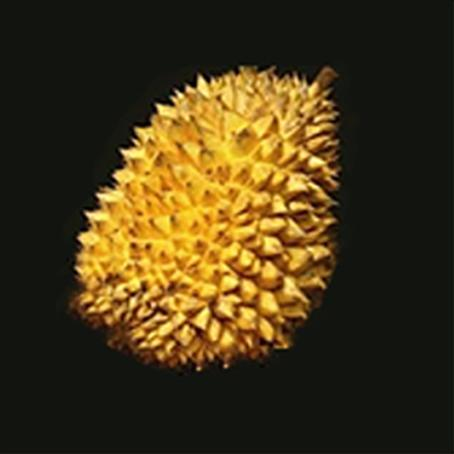
#> input picture works/6.4/Part2/data_classification/水果_榴莲/input_folder/durian (1).jpg, 454 x 454 px; its folder holds only this picture in this run
$ python add_boarder.py
#> lines starting #> are read from the running program, lines starting #| are printed output that depends on the picture
import os
import cv2
import numpy as np

def add_border(input_path, output_folder, border_width):
    # 读取图像
#> called with input_path = 'input_folder/durian (1).jpg', output_folder = 'output_folder', border_width = 48
    image = cv2.imread(input_path)
#> image is the input picture: shape (454, 454, 3); mean B, G, R 23.9, 54.9, 69.1

    # 计算新图像的尺寸
    new_width = image.shape[1] + (2 * border_width)
#> new_width = 550
    new_height = image.shape[0] + (2 * border_width)
#> new_height = 550

    # 创建一个新的带有黄色边框的图像
    new_image = np.zeros((new_height, new_width, 3), np.uint8)
    new_image[:] = (0, 255, 255)  # 设置为黄色

    # 将原始图像放置在新图像的中心位置
    x_offset = border_width
    y_offset = border_width
    new_image[y_offset:y_offset + image.shape[0], x_offset:x_offset + image.shape[1]] = image
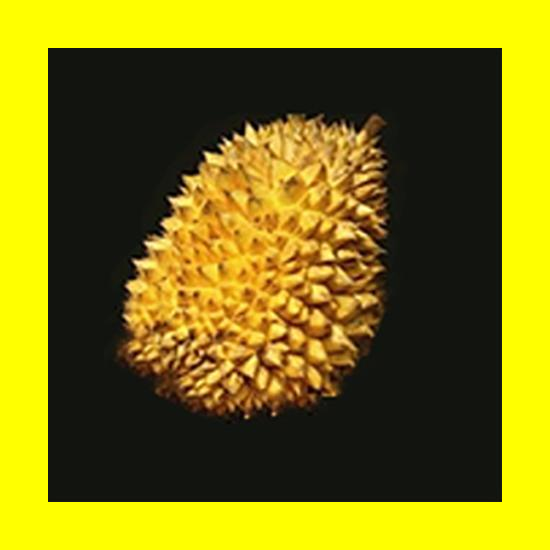
#> new_image: shape (550, 550, 3); mean B, G, R 16.3, 118.6, 128.3

    file_name = os.path.basename(input_path)
    output_path = os.path.join(output_folder, file_name)

    # 保存新图像
    cv2.imwrite(output_path, new_image)

def resize_image(input_path, output_folder, width, height):
    # 加载图像
#> called with input_path = 'output_folder/durian (1).jpg', output_folder = 'output_folder', width = 454, height = 454
    image = cv2.imread(input_path)
#> image: shape (550, 550, 3)

    # 获取原始图像的尺寸
    org_width, org_height = image.shape[1], image.shape[0]
#> org_width = 550; org_height = 550

    # 计算缩放比例
    scale = min(width / org_width, height / org_height)
#> scale = 0.825

    # 计算缩放后的新尺寸
    new_width = int(org_width * scale)
#> new_width = 454
    new_height = int(org_height * scale)
#> new_height = 454

    # 缩放图像
    resized_image = cv2.resize(image, (new_width, new_height), interpolation=cv2.INTER_AREA)

    file_name = os.path.basename(input_path)
    output_path = os.path.join(output_folder, file_name)

    # 保存新图像
    cv2.imwrite(output_path, resized_image)

def process_images_in_folder(input_folder, output_folder, border_width):
    # 确保输出文件夹存在
    os.makedirs(output_folder, exist_ok=True)

    # 遍历输入文件夹中的所有图像文件
    for file_name in os.listdir(input_folder):
        # 确保文件是JPG图像
        if file_name.endswith('.jpg'):
            # 构建输入图像的路径
            input_path = os.path.join(input_folder, file_name)

            # 处理图像并保存结果到输出文件夹
            add_border(input_path, output_folder, border_width)

    for file_name in os.listdir(output_folder):
        # 确保文件是JPG图像
        if file_name.endswith('.jpg'):
            # 构建输入图像的路径
            input_path = os.path.join(output_folder, file_name)

            # 处理图像并保存结果到输出文件夹
            resize_image(input_path, output_folder, 454, 454)

# 调用函数并指定输入文件夹、输出文件夹和边框宽度
process_images_in_folder('input_folder', 'output_folder', 48)

$ run again, on works/6.4/Part2/data_classification/水果_榴莲/input_folder/durian (12).jpg
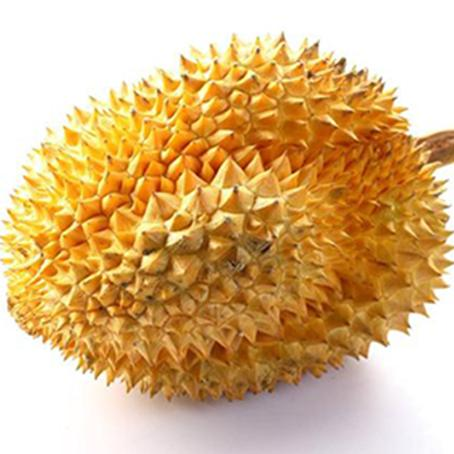
#> input picture works/6.4/Part2/data_classification/水果_榴莲/input_folder/durian (12).jpg, 454 x 454 px
#> in add_border, image is the input picture: shape (454, 454, 3); mean B, G, R 127.5, 179.5, 216.8
#> in add_border, `new_image[y_offset:y_offset + image.shape[0], x_offset:x_offset + imag..`:
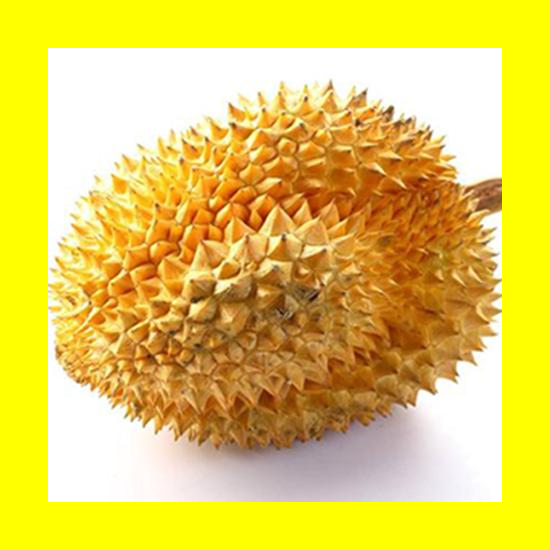
#> new_image: shape (550, 550, 3); mean B, G, R 86.9, 203.6, 229
#> image: shape (550, 550, 3)
#> in resize_image, `resized_image = cv2.resize(image, (new_width, new_height), interpolati..`:
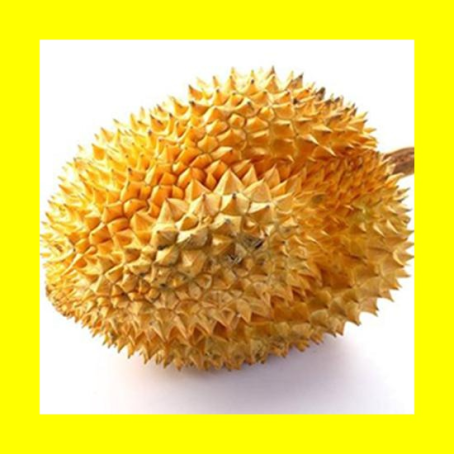
#> resized_image: shape (454, 454, 3); mean B, G, R 86.9, 203.5, 228.8

$ run again, on works/6.4/Part2/data_classification/水果_榴莲/input_folder/durian (122).jpg
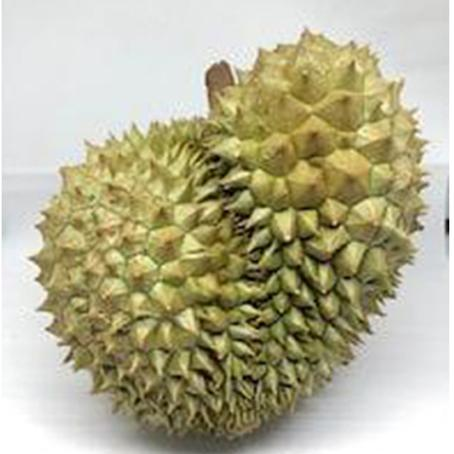
#> input picture works/6.4/Part2/data_classification/水果_榴莲/input_folder/durian (122).jpg, 454 x 454 px
#> in add_border, image is the input picture: shape (454, 454, 3); mean B, G, R 146.2, 176.2, 180.8
#> in add_border, `new_image[y_offset:y_offset + image.shape[0], x_offset:x_offset + imag..`:
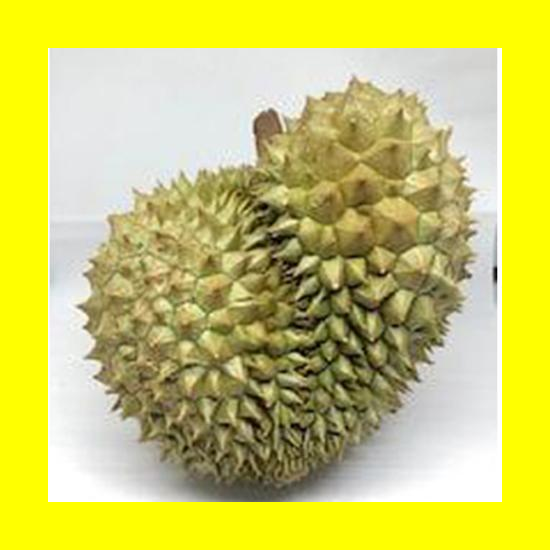
#> new_image: shape (550, 550, 3); mean B, G, R 99.6, 201.3, 204.4
#> image: shape (550, 550, 3)

$ run again, on works/6.4/Part2/data_classification/水果_榴莲/input_folder/durian (123).jpg
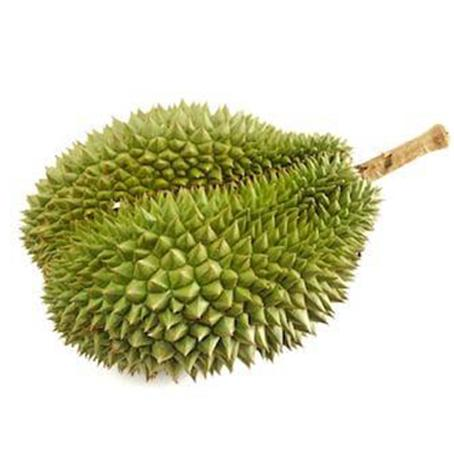
#> input picture works/6.4/Part2/data_classification/水果_榴莲/input_folder/durian (123).jpg, 454 x 454 px
#> in add_border, image is the input picture: shape (454, 454, 3); mean B, G, R 180, 210, 209.6
#> in add_border, `new_image[y_offset:y_offset + image.shape[0], x_offset:x_offset + imag..`:
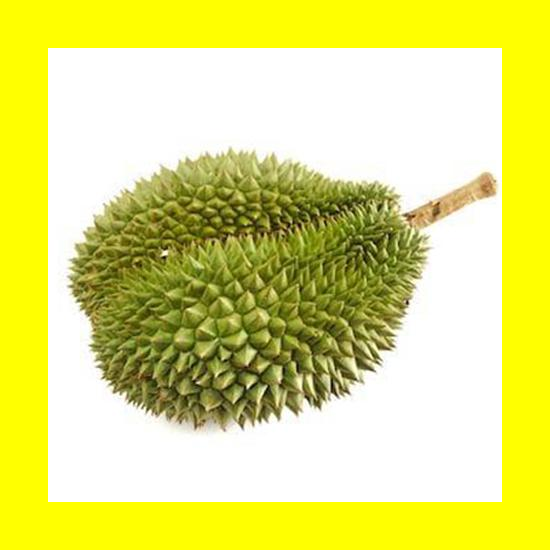
#> new_image: shape (550, 550, 3); mean B, G, R 122.7, 224.4, 224.1
#> image: shape (550, 550, 3)

$ run again, on works/6.4/Part2/data_classification/水果_榴莲/input_folder/durian (104).jpg
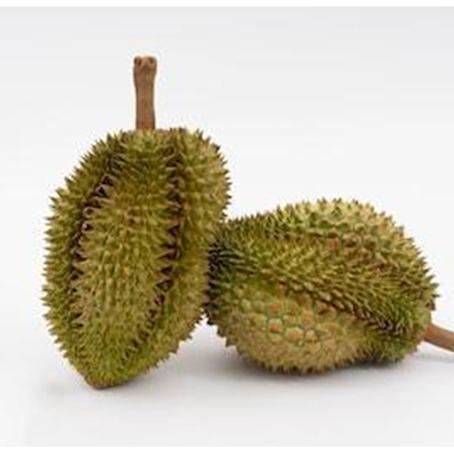
#> input picture works/6.4/Part2/data_classification/水果_榴莲/input_folder/durian (104).jpg, 454 x 454 px
#> in add_border, image is the input picture: shape (454, 454, 3); mean B, G, R 168.4, 188.9, 196.3
#> in add_border, `new_image[y_offset:y_offset + image.shape[0], x_offset:x_offset + imag..`:
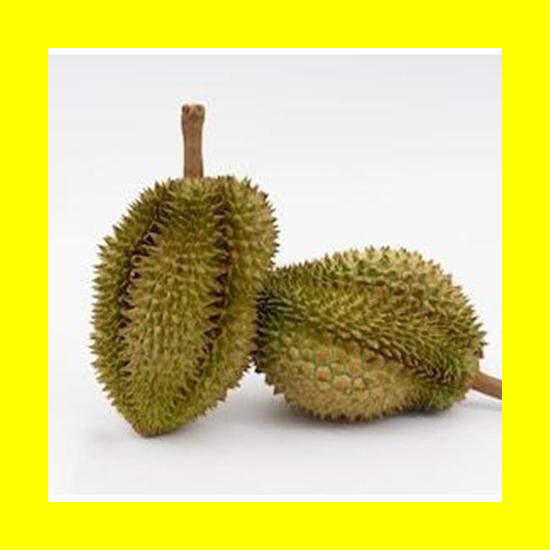
#> new_image: shape (550, 550, 3); mean B, G, R 114.8, 209.9, 215
#> image: shape (550, 550, 3)
